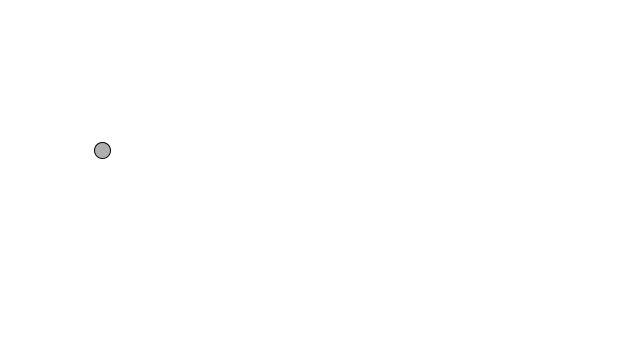
Frame 1 (no input)
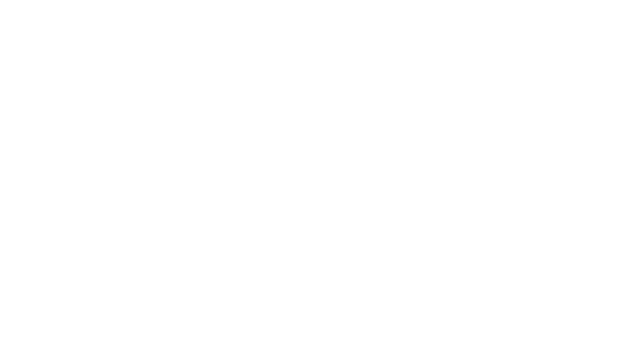
Frame 60 (the mouse pressed at the canvas centre just before this capture)
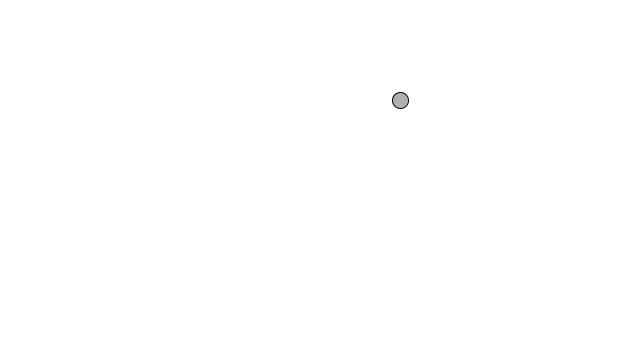
Frame 120 (the mouse held since frame 60 and released just before this capture)

The Processing sketch that drew these frames (run headless with seeded random() and noise(); from frame 60 on, the mouse is pressed at the canvas centre):

// Processing sketch: sketch_1_2_PVector_Ball
// ── sketch_1_2_PVector_Ball.pde
PVector location;
PVector velocity;

void setup() {
  size(640,360);
  location = new PVector(100,100);
  velocity = new PVector(2.5,50);
}

void draw() {
  background(255);
  
  location.add(velocity);
  
  if ((location.x > width) || (location.x < 0)) {
    velocity.x = velocity.x * -1;
  }
  
  if ((location.y > height) || (location.y < 0)) {
    velocity.y = velocity.y * -1;
  }
  
  stroke(0);
  fill(175);
  ellipse(location.x, location.y,16,16);
}
